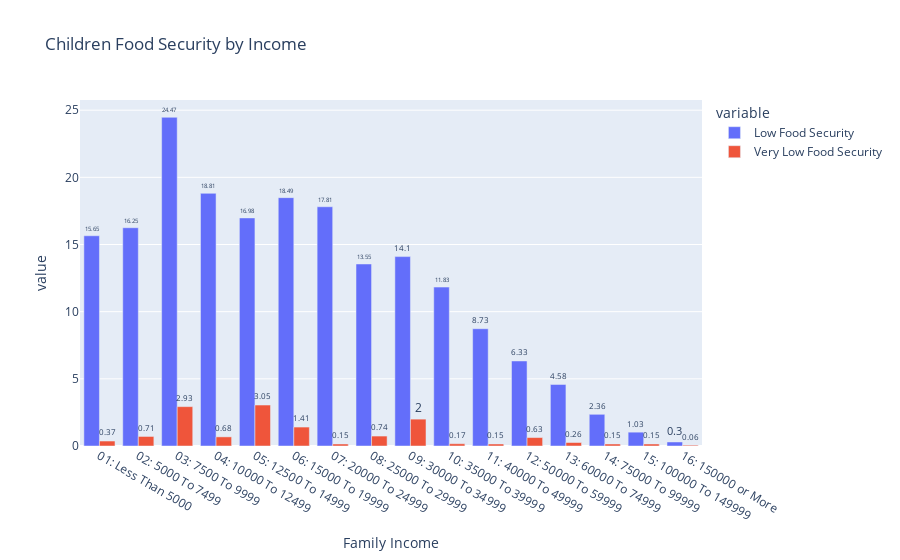

The cell this chart's notebook holds for it:
### Code cell
df2 = df1.groupby(['Income', 'Children Food Security'])['Food Security'].count().rename("children_income_food_security_rate").groupby(level = 0).transform(lambda x: round(100 * x/x.sum(), 2))
labels={'Income':'Family Income', 'children_income_food_security_rate':'Children Food Security (%)'}
df3 = df2.unstack()
fig = px.bar(df3.reset_index(), x='Income', y=['Low Food Security', 'Very Low Food Security'], labels=labels, barmode='group', title='Children Food Security by Income', text_auto=True)
fig.update_traces(textfont_size=12, textangle=0, textposition="outside", cliponaxis=False)
fig.show()

### Figure 1 — Plotly figure (JSON) as saved in the notebook; plotly's stock layout.template omitted (floating-point values rounded to 4 significant figures)
{"data": [{"alignmentgroup": "True", "cliponaxis": false, "hovertemplate": "variable=Low Food Security<br>Family Income=%{x}<br>value=%{y}<extra></extra>", "legendgroup": "Low Food Security", "marker": {"color": "#636efa", "pattern": {"shape": ""}}, "name": "Low Food Security", "offsetgroup": "Low Food Security", "orientation": "v", "showlegend": true, "textangle": 0, "textfont": {"size": 12}, "textposition": "outside", "texttemplate": "%{y}", "type": "bar", "x": ["01: Less Than 5000", "02: 5000 To 7499", "03: 7500 To 9999", "04: 10000 To 12499", "05: 12500 To 14999", "06: 15000 To 19999", "07: 20000 To 24999", "08: 25000 To 29999", "09: 30000 To 34999", "10: 35000 To 39999", "11: 40000 To 49999", "12: 50000 To 59999", "13: 60000 To 74999", "14: 75000 To 99999", "15: 100000 To 149999", "16: 150000 or More"], "xaxis": "x", "y": [15.65, 16.25, 24.47, 18.81, 16.98, 18.49, 17.81, 13.55, 14.1, 11.83, 8.73, 6.33, 4.58, 2.36, 1.03, 0.3], "yaxis": "y"}, {"alignmentgroup": "True", "cliponaxis": false, "hovertemplate": "variable=Very Low Food Security<br>Family Income=%{x}<br>value=%{y}<extra></extra>", "legendgroup": "Very Low Food Security", "marker": {"color": "#EF553B", "pattern": {"shape": ""}}, "name": "Very Low Food Security", "offsetgroup": "Very Low Food Security", "orientation": "v", "showlegend": true, "textangle": 0, "textfont": {"size": 12}, "textposition": "outside", "texttemplate": "%{y}", "type": "bar", "x": ["01: Less Than 5000", "02: 5000 To 7499", "03: 7500 To 9999", "04: 10000 To 12499", "05: 12500 To 14999", "06: 15000 To 19999", "07: 20000 To 24999", "08: 25000 To 29999", "09: 30000 To 34999", "10: 35000 To 39999", "11: 40000 To 49999", "12: 50000 To 59999", "13: 60000 To 74999", "14: 75000 To 99999", "15: 100000 To 149999", "16: 150000 or More"], "xaxis": "x", "y": [0.37, 0.71, 2.93, 0.68, 3.05, 1.41, 0.15, 0.74, 2, 0.17, 0.15, 0.63, 0.26, 0.15, 0.15, 0.06], "yaxis": "y"}], "layout": {"barmode": "group", "legend": {"title": {"text": "variable"}, "tracegroupgap": 0}, "title": {"text": "Children Food Security by Income"}, "xaxis": {"anchor": "y", "domain": [0, 1], "title": {"text": "Family Income"}}, "yaxis": {"anchor": "x", "domain": [0, 1], "title": {"text": "value"}}}}
